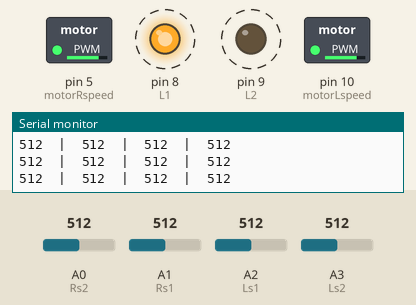
Simulated run of this sketch. Board: Arduino Uno, built with avr-gcc and run on an emulated ATmega328P. Shown: switched loads named in the sketch (green lamp = pin HIGH), output pins drawn as LEDs (lit = HIGH), the last lines printed to the serial monitor. Dashed ring = blinking. The test bench sets the inputs (shaded band); at power-on: A0 (Rs2) = 512, A1 (Rs1) = 512, A3 (Ls2) = 512, A2 (Ls1) = 512. Pins used as bus, display or sensor lines are not drawn.

Above: at 0.94 s.
1.3 s: A0 (Rs2) set to 90
At 1.68 s:
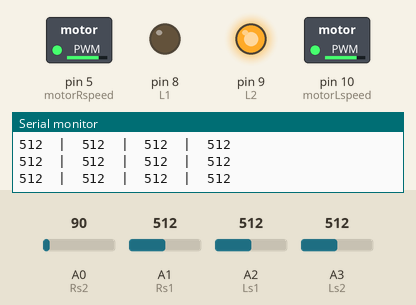
4.3 s: A1 (Rs1) set to 90
7.3 s: A3 (Ls2) set to 106
10.3 s: A3 (Ls2) set to 94
At 10.7 s:
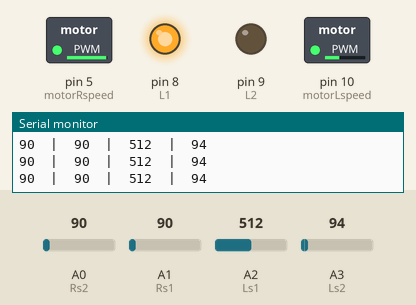
13.3 s: A2 (Ls1) set to 119
16.3 s: A2 (Ls1) set to 99
At 17.3 s:
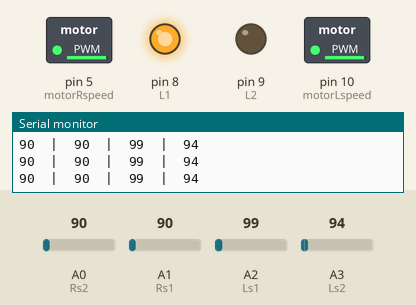
Timing chart, 0 to 19.3 s (numbered marks = the images above; inputs shaded):
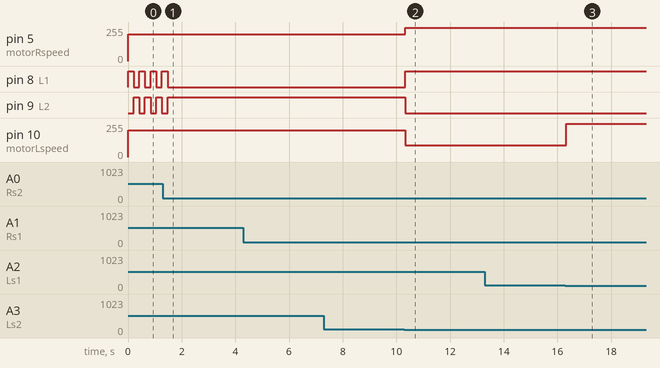

Measured:
- the behaviour switches between 101 and 100 on A3 (Ls2) (found by bisection; images 1 and 2)
- the behaviour switches between 110 and 109 on A2 (Ls1) (found by bisection; images 2 and 3)
- after the input at 1.3 s, pin 8 (L1): goes on until 1.5 s, then stays LOW; pin 9 (L2): goes on until 1.5 s, then stays HIGH
- after the input at 10.3 s, pin 5 (motorRspeed): 200/255 → 250/255 at once; pin 8 (L1): LOW → HIGH at once; pin 9 (L2): HIGH → LOW at once; pin 10 (motorLspeed): 200/255 → 90/255 at once
- after the input at 16.3 s, pin 10 (motorLspeed): 90/255 → 250/255 at once
- by itself, pin 8 (L1), pin 9 (L2): alternates HIGH for 0.21 s and LOW for 0.21 s

The sketch:

dolien4den.ino
```cpp
const int motorRspeed = 5;  // kết nối chân ENA với chân 5 arduino
const int R1      = 6;  // kết nối chân IN1 với chân 3 arduino
const int R2      = 7;  // kết nối chân IN2 với chân 4 arduino
const int L1      = 8; // kết nối chân IN3 với chân 7 arduino
const int L2      = 9; // kết nối chân IN4 với chân 8 arduino
const int motorLspeed = 10;  // kết nối chân ENB với chân 6 arduino

const int Rs2 = A0;
const int Rs1 = A1;
const int Ls1 = A2;
const int Ls2 = A3;

int r2 = 0;
int r1 = 0;
int l1 = 0;
int l2 = 0;

int tocdo = 250;
int dogiat = 110;
int error = 0;

const unsigned long stopDuration = 500;
unsigned long stopStartTime = 0;


const float wheelDiameter = 6.8; // Đường kính bánh xe (đơn vị: cm)
const float trackWidth = 13; // Khoảng cách giữa hai bánh xe (đơn vị: cm)


unsigned long time;
bool check = false;


void setup() {
  // put your setup code here, to run once:

  pinMode(Rs2, INPUT);
  pinMode(Rs1, INPUT);
  pinMode(Ls1, INPUT);
  pinMode(Ls2, INPUT);

  pinMode(R1, OUTPUT);
  pinMode(R2, OUTPUT);
  pinMode(L1, OUTPUT);
  pinMode(L2, OUTPUT);
  pinMode(motorRspeed, OUTPUT);
  pinMode(motorLspeed, OUTPUT);

  analogWrite(motorRspeed, tocdo);
  analogWrite(motorLspeed, tocdo);

  Serial.begin(9600);
  int time = millis();

}

void loop() {
  // put your main code here, to run repeatedly:

  int r2 = analogRead(Rs2);
  int r1 = analogRead(Rs1);
  int l1 = analogRead(Ls1);
  int l2 = analogRead(Ls2);
  Serial.print(r2);
  Serial.print("  |  ");
  Serial.print(r1);
  Serial.print("  |  ");
  Serial.print(l1);
  Serial.print("  |  ");
  Serial.print(l2);

////////////////////////////////////////////////
    // digitalWrite(R1, HIGH);
    // digitalWrite(R2, LOW);
    // digitalWrite(L1, HIGH);
    // digitalWrite(L2, LOW);


    // MILLIS
  int tocdokhiquay = 200;
  if(r2 > 100){

    analogWrite(motorRspeed, tocdokhiquay);
    analogWrite(motorLspeed, tocdokhiquay);

    quayphai();

    // unsigned long startTime = millis();
    // unsigned long quayDelayTime = 170;
    // while (millis() - startTime < quayDelayTime) {
    //   if(l1 > 100 || r1 > 100){
    //     quayDelayTime = 1;
    //     digitalWrite(L1, LOW);
    //     digitalWrite(L2, HIGH);
    //     digitalWrite(R1, HIGH);
    //     digitalWrite(R2, LOW);
    //     dithangtung();
    //   }
    //   digitalWrite(L1, HIGH);
    //   digitalWrite(L2, LOW);
    //   digitalWrite(R1, LOW);
    //   digitalWrite(R2, HIGH);
    // }

    // digitalWrite(R1, LOW);
    // digitalWrite(R2, LOW);delay(100);
    // analogWrite(motorRspeed, tocdokhiquay);
    // analogWrite(motorLspeed, tocdokhiquay);
    // digitalWrite(R1, LOW);
    // digitalWrite(R2, HIGH); delay(150);
    // digitalWrite(R1, LOW);
    // digitalWrite(R2, LOW);
    // tocdoL225();delay(245);
  }

  if(l2 > 100){
    analogWrite(motorRspeed, tocdokhiquay);
    analogWrite(motorLspeed, tocdokhiquay);

    quaytrai();

    // unsigned long startTime = millis();
    // unsigned long quayDelayTime = 170;
    // while (millis() - startTime < quayDelayTime) {
    //   if(l1 > 100 || r1 > 100){
    //     quayDelayTime = 1;
    //     digitalWrite(L1, HIGH);
    //     digitalWrite(L2, LOW);
    //     digitalWrite(R1, LOW);
    //     digitalWrite(R2, HIGH);
    //     dithangtung();
    //   }
    //   digitalWrite(L1, LOW);
    //   digitalWrite(L2, HIGH);
    //   digitalWrite(R1, HIGH);
    //   digitalWrite(R2, LOW);
    // }


    // digitalWrite(L1, LOW);
    // digitalWrite(L2, LOW);delay(100);
    // analogWrite(motorRspeed, tocdokhiquay);
    // analogWrite(motorLspeed, tocdokhiquay);
    // digitalWrite(L1, LOW);
    // digitalWrite(L2, HIGH); delay(120);
    // digitalWrite(L1, LOW);
    // digitalWrite(L2, LOW);
    // tocdoR225();delay(260);
  }


  // Đi 2 LED NGOÀI
  // if(r2 > dogiat && l2 < dogiat){
  //   // re phai
  //   back();delay(150);
  //   stop();
  //   digitalWrite(R1, LOW);
  //   digitalWrite(R2, HIGH);delay(45);
  //   dichuyen(250,0);delay(280);
  //   // stop();delay(100);
  //   Serial.println("re phai");
  // }

  // if(l2 > dogiat && r2 < dogiat){
  //   // re trai
  //   back();delay(150);
  //   stop();
  //   digitalWrite(L1, LOW);
  //   digitalWrite(L2, HIGH);delay(45);
  //   dichuyen(0,250);delay(280);
  //   // stop();delay(100);
  //   Serial.println("re trai");
  // }

  // if(r2 < 100 && l2 < 100){
  //   Serial.println("di");
  //   analogWrite(motorRspeed, tocdo);
  //   analogWrite(motorLspeed, tocdo);
  //   digitalWrite(R1, HIGH);
  //   digitalWrite(R2, LOW);
  //   digitalWrite(L1, HIGH);
  //   digitalWrite(L2, LOW);
  // }


  // Đi 2 LED TRONG
  // if(r1 > dogiat && l1 < dogiat){
  //   // re phai
  //   // analogWrite(motorRspeed, 90);
  //   digitalWrite(R1, LOW);
  //   digitalWrite(R2, HIGH);
  //   // Serial.println("re phai");

  // }
  // if(l1 > dogiat && r1 < dogiat){
  //   // re trai
  //   // analogWrite(motorLspeed, 90);
  //   digitalWrite(L1, LOW);
  //   digitalWrite(L2, HIGH);
  //   // Serial.println("re trai");

  // }
  // if((r1 > dogiat && l1 > dogiat) || (r1 < dogiat && l1 < dogiat)){
  //   // Serial.println("di");
  //   analogWrite(motorRspeed, tocdo);
  //   analogWrite(motorLspeed, tocdo);
  //   digitalWrite(R1, HIGH);
  //   digitalWrite(R2, LOW);
  //   digitalWrite(L1, HIGH);
  //   digitalWrite(L2, LOW);
  // }


// ĐI THẲNG
  // dithangtung();
  if(r1 > dogiat && l1 < dogiat){
    // re phai
    // Serial.println("re phai");
    error = 160;
  }
  if(l1 > dogiat && r1 < dogiat){
    // re trai
    // Serial.println("re trai");
    error = -160;
  }
  if((r1 > dogiat && l1 > dogiat) || (r1 < dogiat && l1 < dogiat)) {
    error = 0;
  }
  int left = tocdo + error;
  int right =  tocdo - error;
  if(left > 250){
    left = 250;
  }
  if(left < 0){
    left = 0;
  }
  if(right > 250){
    right = 250;
  }
  if(right < 0){
    right = 0;
  }
  // dichuyen(left, right);
  analogWrite(motorRspeed, right);
  analogWrite(motorLspeed, left);
  digitalWrite(R1, HIGH);
  digitalWrite(R2, LOW);
  digitalWrite(L1, HIGH);
  digitalWrite(L2, LOW);
  Serial.println();

}
void dichuyen(int L, int R){
    analogWrite(motorRspeed, R);
    analogWrite(motorLspeed, L);
    digitalWrite(R1, HIGH);
    digitalWrite(R2, LOW);
    digitalWrite(L1, HIGH);
    digitalWrite(L2, LOW);
}
void tocdoR225(){
    analogWrite(motorRspeed, 230);
    digitalWrite(R1, HIGH);
    digitalWrite(R2, LOW);
}
void tocdoL225(){
    analogWrite(motorLspeed, 230);
    digitalWrite(L1, HIGH);
    digitalWrite(L2, LOW);
}


void back(){
  analogWrite(motorRspeed, 255);
  analogWrite(motorLspeed, 255);
  digitalWrite(R1, LOW);
  digitalWrite(R2, HIGH);
  digitalWrite(L1, LOW);
  digitalWrite(L2, HIGH);
}
void stop(){
  digitalWrite(R1, LOW);
  digitalWrite(R2, LOW);
  digitalWrite(L1, LOW);
  digitalWrite(L2, LOW);
}

void quaytrai(){
  digitalWrite(L1, LOW);
    digitalWrite(L2, HIGH);

  unsigned long startTime = millis();
    unsigned long quayDelayTime = 210;
    while (millis() - startTime < quayDelayTime) {
      digitalWrite(L1, LOW);
      digitalWrite(L2, HIGH);
      digitalWrite(R1, HIGH);
      digitalWrite(R2, LOW);
      if(l1 > 100 || r1 > 100){
        quayDelayTime = 1;
        digitalWrite(L1, HIGH);
        digitalWrite(L2, LOW);
        digitalWrite(R1, LOW);
        digitalWrite(R2, HIGH);
        dithangtung();
      }
      if(r2 > 200){
        quayDelayTime = 1;
        quayphai();
      }
    }
}
void quayphai(){
    digitalWrite(R1, LOW);
    digitalWrite(R2, HIGH);

  unsigned long startTime = millis();
    unsigned long quayDelayTime = 210;
    while (millis() - startTime < quayDelayTime) {
      digitalWrite(L1, HIGH);
      digitalWrite(L2, LOW);
      digitalWrite(R1, LOW);
      digitalWrite(R2, HIGH);
      if(l1 > 100 || r1 > 100){
        quayDelayTime = 1;
        digitalWrite(L1, LOW);
        digitalWrite(L2, HIGH);
        digitalWrite(R1, HIGH);
        digitalWrite(R2, LOW);
        dithangtung();
      }
      if(l2 > 200){
        quayDelayTime = 1;
        quaytrai();
      }
    }
}

void dithangtung(){
  if(r1 > dogiat && l1 < dogiat){
    // re phai
    // Serial.println("re phai");
    error = 160;
  }
  if(l1 > dogiat && r1 < dogiat){
    // re trai
    // Serial.println("re trai");
    error = -160;
  }
  if((r1 > dogiat && l1 > dogiat) || (r1 < dogiat && l1 < dogiat)) {
    error = 0;
  }
  int left = tocdo + error;
  int right =  tocdo - error;
  if(left > 250){
    left = 250;
  }
  if(left < 0){
    left = 0;
  }
  if(right > 250){
    right = 250;
  }
  if(right < 0){
    right = 0;
  }
  // dichuyen(left, right);
  analogWrite(motorRspeed, right);
  analogWrite(motorLspeed, left);
  digitalWrite(R1, HIGH);
  digitalWrite(R2, LOW);
  digitalWrite(L1, HIGH);
  digitalWrite(L2, LOW);
}
```
